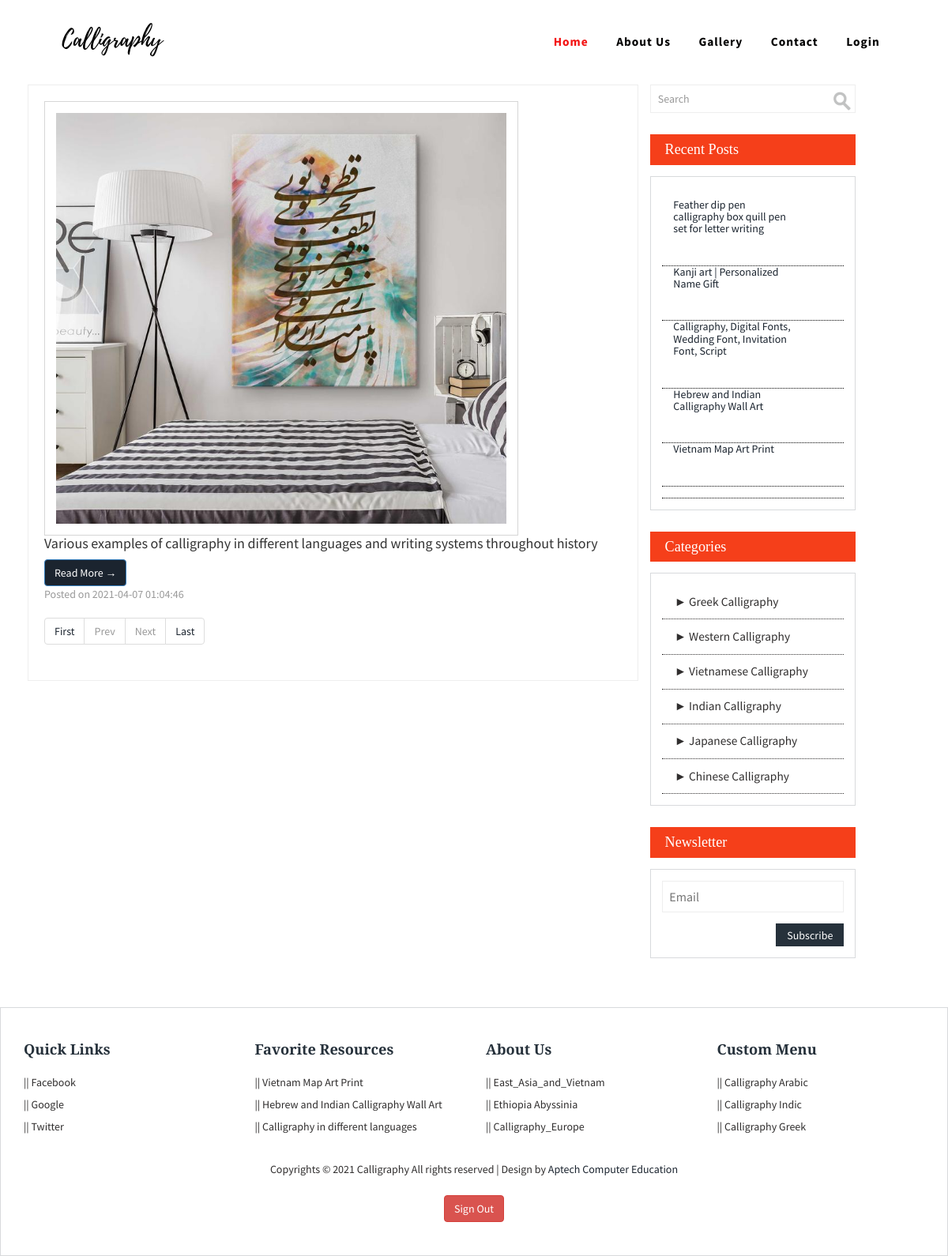
Screenshot of /category.php?catid=9 with the database file from the repository.
### tables this page shows
CREATE TABLE `post` (
  `id` int(11) NOT NULL,
  `PostTitle` longtext NOT NULL,
  `CategoryId` int(11) NOT NULL,
  `SubCategoryId` int(11) NOT NULL,
  `PostDetails` longtext NOT NULL,
  `PostingDate` timestamp NOT NULL DEFAULT current_timestamp(),
  `UpdationDate` timestamp NOT NULL DEFAULT current_timestamp(),
  `Is_Active` int(1) NOT NULL,
  `PostUrl` mediumtext NOT NULL,
  `PostImage` varchar(255) NOT NULL
);

CREATE TABLE `category` (
  `id` int(11) NOT NULL,
  `CategoryName` varchar(255) NOT NULL,
  `Description` mediumtext NOT NULL,
  `PostingDate` timestamp NOT NULL DEFAULT current_timestamp(),
  `UpdationDate` timestamp NOT NULL DEFAULT current_timestamp(),
  `Is_Active` int(1) NOT NULL
);

### category.php (the view, shortened to what this page needs)
<?php
include('partials/connect.php');
?>
<!DOCTYPE html>
<html lang="en">
<?php
include("partials/head.php");
?>
<body>
<div class="container">
		<div class="col-md-9 bann-right">
<?php include('partials/header.php'); ?>
<div class="container" style="padding: 20px;">
    <div class="row" style="margin-top: 4%">
        <div class="col-md-8" style="height: 100%;border: 1px solid #eee;padding: 20px;">
            <?php
        if (isset($_GET['pageno'])) {
            $pageno = $_GET['pageno'];
        } else {
            $pageno = 1;
        }
        $no_of_records_per_page = 3;
        $start = ($pageno - 1) * $no_of_records_per_page;
        $query = mysqli_query($conn, "select post.id as pid,post.PostTitle as posttitle,
post.PostImage,category.CategoryName as category,subcategory.Subcategory as subcategory,
post.PostDetails as postdetails,post.PostingDate as postingdate,post.PostUrl as url from post left join category on category.id=post.CategoryId left join  subcategory on  subcategory.SubCategoryId=post.SubCategoryId where post.CategoryId='" . $_SESSION['catid'] . "' and post.Is_Active=1 order by post.id desc LIMIT $start, $no_of_records_per_page");
        $rowcount = mysqli_num_rows($query);
        if ($rowcount == 0) {
            echo "No record found";
        } else {
            while ($row = mysqli_fetch_array($query)) {
                ?>
                    <div class="card mb-4">
                        <div class="card-body">
                        <div class="blog-artical-info-img">
<img src="admin/postimages/<?php echo htmlentities($row['PostImage']); ?>"
     alt="<?php echo htmlentities($row['posttitle']); ?>">
</div>
                            <h4 class="card-title"><?php echo htmlentities($row['posttitle']); ?></h4>
                            <a href="feedback.php?nid=<?php echo htmlentities($row['pid']) ?>" class="btn btn-primary">Read
                                More &rarr;</a>
                        </div>
                        <div class="card-footer text-muted">
                            Posted on <?php echo htmlentities($row['postingdate']); ?>
                        </div>
                    </div>
                <?php } ?>
                <ul class="pagination justify-content-center mb-4">
                    <li class="page-item"><a href="?pageno=1" class="page-link">First</a></li>
                    <li class="<?php if ($pageno <= 1) {
                        echo 'disabled';
                    } ?> page-item">
                        <a href="<?php if ($pageno <= 1) {
                            echo '#';
                        } else {
                            echo "?pageno=" . ($pageno - 1);
                        } ?>" class="page-link">Prev</a>
                    </li>
                    <li class="<?php if ($pageno >= $total_pages) {
                        echo 'disabled';
                    } ?> page-item">
                        <a href="<?php if ($pageno >= $total_pages) {
                            echo '#';
                        } else {
                            echo "?pageno=" . ($pageno + 1);
                        } ?> " class="page-link">Next</a>
                    </li>
                    <li class="page-item"><a href="?pageno=<?php echo $total_pages; ?>" class="page-link">Last</a></li>
                </ul>
            <?php } ?>
            <?php include('partials/sidebar.php'); ?>
        </div>
    </div>
</div>
<?php include('partials/footer.php'); ?>
</body>
</html>

### partials/sidebar.php (shortened to what this page needs)
	</div>
	<div class="col-md-3 bann-left">
		<div class="b-search">
			<form name="search" action="search.php" method="post">
				<input type="text" name="searchtitle" value="Search" onfocus="this.value = '';" onblur="if (this.value == '') {this.value = 'Search';}">
				<input type="submit" value="">
			</form>
		</div>
		<h3>Recent Posts</h3>
		<div class="blo-top">
			<div class="blog-grids">
            <?php
$query=mysqli_query($conn,"select post.id as pid,post.PostTitle as posttitle from post left join category on category.id=post.CategoryId left join  subcategory on  subcategory.SubCategoryId=post.SubCategoryId limit 5");
while ($row=mysqli_fetch_array($query)) {
?>
				<div class="blog-grid-right">
					<h5> <a href="feedback.php?nid=<?php echo htmlentities($row['pid'])?>"><?php echo htmlentities($row['posttitle']);?></a></h5>
				</div>
				<div class="clearfix"> </div>
			<div class="blog-grids">
			</div>
                <?php } ?>
			</div>
		</div>
		<h3>Categories</h3>
		<div class="blo-top">
        <?php $query=mysqli_query($conn,"select id,CategoryName from category");
while($row=mysqli_fetch_array($query))
{
?>
			<li><a href="category.php?catid=<?php echo htmlentities($row['id'])?>"><?php echo htmlentities($row['CategoryName']);?></a></li>
            <?php } ?>
		</div>
		<h3>Newsletter</h3>
		<div class="blo-top">
			<div class="name">
				<form>
					<input type="text" placeholder="Email" required="">
				</form>
			</div>
			<div class="button">
				<form>
					<input type="submit" value="Subscribe">
				</form>
			</div>
				<div class="clearfix"> </div>
		</div>
	</div>

### css/style.css (style rules this page uses)
h4, h5, h6, h1, h2, h3 { margin-top: 0; }
ul, ol { margin: 0; }
html, body { font-family: "Source Sans Pro", sans-serif; background: white; background-size: cover; -webkit-background-size: cover; -moz-background-size: cover; -o-background-size: cover; -ms-background-size: cover; }
body a { transition: 0.5s all; -webkit-transition: 0.5s all; -moz-transition: 0.5s all; -o-transition: 0.5s all; -ms-transition: 0.5s all; }
*, *:after, *::before { -webkit-box-sizing: border-box; -moz-box-sizing: border-box; box-sizing: border-box; }
.b-search { position: relative; border: 1px solid #eee; padding: 0.5em 0; background: #fff; }
.b-search input[type="text"] { width: 80%; outline: none; padding: 0em 0.6em; font-size: 1em; color: #999; position: relative; border: none; }
.b-search input[type="submit"] { background: url(../images/search-icon.png) no-repeat 0px 2px; border: none; height: 26px; width: 26px; display: inline-block; position: absolute; outline: none; cursor: pointer; top: 6px; right: 2px; }
.blog-grids { padding: 1em 0; border-bottom: 1px dotted #000; }
.blog-grid-right { float: left; width: 66%; margin-left: 1em; }
.blo-top { padding: 1em 1em; border: 1px solid #d8dadc; margin: 1em 0; }
.blo-top li { display: block; line-height: 2em; border-bottom: 1px dotted #302e2e; }
.blo-top li a { color: #302e2e; font-size: 1.1em; line-height: 2.8em; padding: 1em; text-decoration: none; }
.bann-left h3 { background: #f53f1a; color: #fff; padding: 0.5em 1em; margin: 1.5em 0 0; font-size: 1.3em; font-family: "Libre Baskerville", serif; }
.blo-top form input[type="text"] { width: 100%; color: #898888; outline: none; font-size: 16px; padding: 0.5em; border: 1px solid #eee; -webkit-appearance: none; }
.blo-top form input[type="submit"] { background: #26313b; padding: 0.3em 1em; color: #fff; font-size: 14px; font-weight: 400; display: block; outline: none; border: none; width: 100%; }
.button { margin: 1em 0 0; float: right; }
.blog-artical-info-img img { border: 1px solid #d6d6d6; width: 600px; height: 550px; padding: 1em; }

### rows the page displays
post: PostImage (picture), PostTitle "Various examples of calligraphy in different languages and writing systems throughout history", PostingDate "2021-04-07 01:04:46"
post: PostTitle "Feather dip pen calligraphy box quill pen set for letter writing"
post: PostTitle "Kanji art | Personalized Name Gift"
post: PostTitle "Calligraphy, Digital Fonts, Wedding Font, Invitation Font, Script"
post: PostTitle "Hebrew and Indian Calligraphy Wall Art"
post: PostTitle "Vietnam Map Art Print"
category: CategoryName "► Greek Calligraphy"
category: CategoryName "► Western Calligraphy"
category: CategoryName "► Vietnamese Calligraphy"
category: CategoryName "► Indian Calligraphy"
category: CategoryName "► Japanese Calligraphy"
category: CategoryName "► Chinese Calligraphy"
